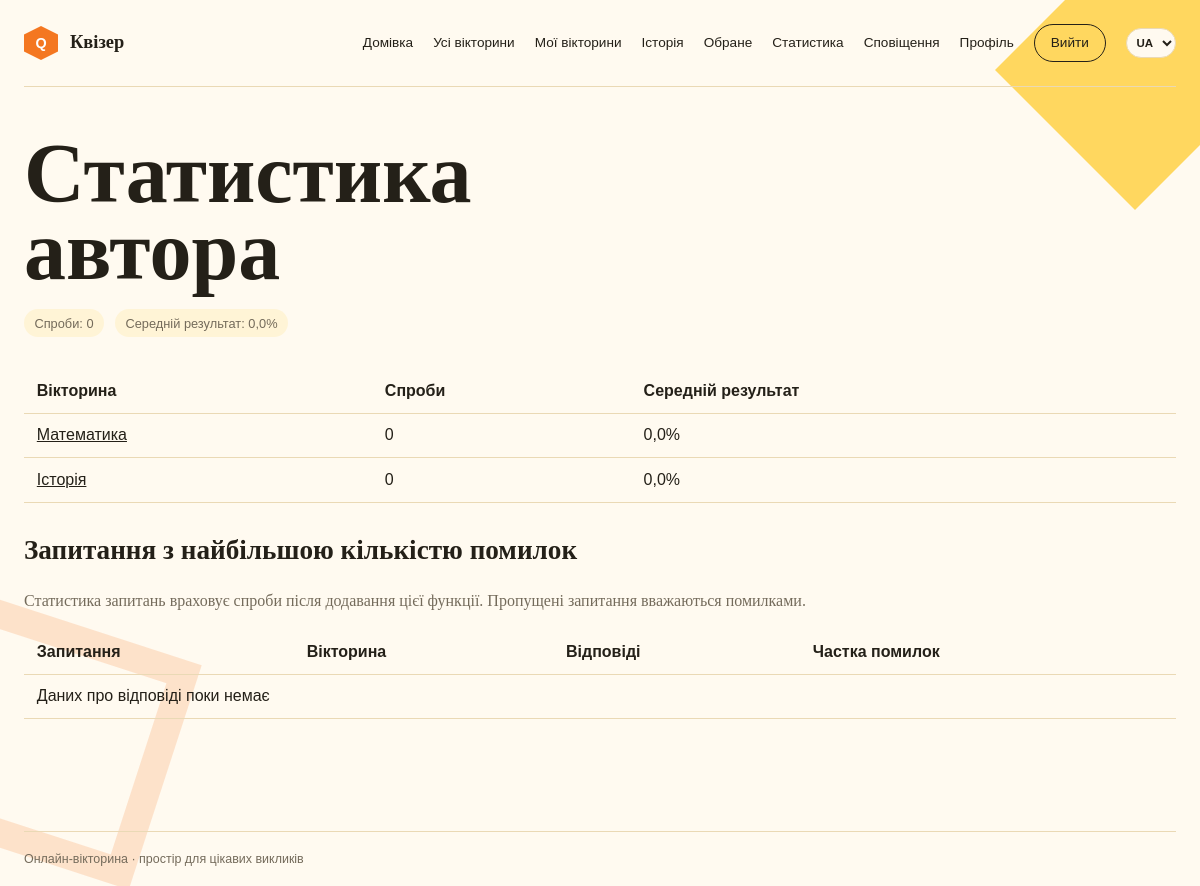
Page /quizzes/statistics/ (signed in) on the committed database.
### quizzes/models.py (models this page shows, shortened)
class Quiz(models.Model):
    title = models.CharField(max_length=200)
    description = models.TextField(blank=True)
    category = models.ForeignKey(Category, null=True, blank=True, on_delete=models.SET_NULL, related_name='quizzes', verbose_name=_('Category'))
    shuffle_answers = models.BooleanField(_('Shuffle answers'), default=True)
    shuffle_questions = models.BooleanField(_('Shuffle questions'), default=False)
    announced = models.BooleanField(default=False, editable=False)
    owner = models.ForeignKey(
        settings.AUTH_USER_MODEL,
        on_delete=models.CASCADE,
        related_name='owned_quizzes',
    )
    invite_code = models.CharField(max_length=8, unique=True, editable=False)
    is_published = models.BooleanField(default=False)
    is_private = models.BooleanField(default=False)
    created_at = models.DateTimeField(auto_now_add=True)
    updated_at = models.DateTimeField(auto_now=True)
    class Meta:
        ordering = ('-created_at',)
        verbose_name = _('Quiz')
        verbose_name_plural = _('Quizzes')
    def get_absolute_url(self):
        return reverse('quiz_detail', kwargs={'pk': self.pk})

### quizzes/views.py (the view)
# urls.py: path('statistics/', statistics_view, name='statistics'),
@login_required
def statistics_view(request):
    quizzes = Quiz.objects.filter(owner=request.user).annotate(
        attempt_count=Count('attempts'), average=Avg('attempts__percentage'))
    summary = QuizAttempt.objects.filter(quiz__owner=request.user).aggregate(
        attempt_count=Count('pk'), average=Avg('percentage'))
    questions = Question.objects.filter(quiz__owner=request.user).select_related('quiz').annotate(
        response_count=Count('responses'), errors=Count('responses', filter=Q(responses__is_correct=False)))
    questions = list(questions.filter(response_count__gt=0))
    for question in questions:
        question.error_rate = round(question.errors * 100 / question.response_count)
    questions.sort(key=lambda question: (-question.error_rate, -question.response_count))
    return render(request, 'quizzes/statistics.html', {'quizzes': quizzes, 'summary': summary, 'questions': questions})

### quizzes/context_processors.py (called while the page is built)
def notification_count(request):
    if not request.user.is_authenticated:
        return {}
    return {'unread_notifications': request.user.notifications.filter(
        is_read=False, quiz__is_published=True, quiz__is_private=False).count()}

### quizzes/templates/quizzes/statistics.html (shortened to what this page needs)
{% extends 'login/base.html' %}
{% load i18n %}
{% block content %}
<h1>{% trans 'Author statistics' %}</h1>
<div class="quiz-meta">
    <span class="meta-pill">{% trans 'Attempts' %}: {{ summary.attempt_count }}</span>
    <span class="meta-pill">{% trans 'Average result' %}: {{ summary.average|default_if_none:0|floatformat:1 }}%</span>
</div>
<div class="table-scroll"><table class="data-table">
    <thead><tr><th>{% trans 'Quiz' %}</th><th>{% trans 'Attempts' %}</th><th>{% trans 'Average result' %}</th></tr></thead>
    <tbody>{% for quiz in quizzes %}<tr><td><a href="{{ quiz.get_absolute_url }}">{{ quiz.title }}</a></td><td>{{ quiz.attempt_count }}</td><td>{{ quiz.average|default_if_none:0|floatformat:1 }}%</td></tr>
    {% empty %}<tr><td colspan="3">{% trans 'No quizzes found' %}</td></tr>{% endfor %}</tbody>
</table></div>
<h2>{% trans 'Questions with the most errors' %}</h2>
<p>{% trans 'Question statistics include attempts recorded after this feature was added. Skipped questions count as errors.' %}</p>
<div class="table-scroll"><table class="data-table">
    <thead><tr><th>{% trans 'Question' %}</th><th>{% trans 'Quiz' %}</th><th>{% trans 'Responses' %}</th><th>{% trans 'Error rate' %}</th></tr></thead>
    <tbody>{% for question in questions %}<tr><td>{{ question.text }}</td><td>{{ question.quiz.title }}</td><td>{{ question.response_count }}</td><td>{{ question.error_rate }}%</td></tr>
    {% empty %}<tr><td colspan="4">{% trans 'No response data yet' %}</td></tr>{% endfor %}</tbody>
</table></div>
{% endblock %}

### login/templates/login/base.html (style rules this page uses)
:root { --ink: #242018; --muted: #746b5b; --paper: #fffaf0; --cream: #fff4d6; --yellow: #ffc928; --orange: #f47721; --line: #ead9b5; font-family: Georgia, 'Times New Roman', serif; color: var(--ink); background: var(--paper); }
* { box-sizing: border-box; }
body { margin: 0; min-width: 320px; min-height: 100vh; overflow-x: hidden; }
body::before, body::after { content: ''; position: fixed; z-index: -1; pointer-events: none; }
body::before { width: 280px; height: 280px; top: -70px; right: -75px; background: var(--yellow); clip-path: polygon(50% 0, 100% 50%, 50% 100%, 0 50%); opacity: .72; }
body::after { width: 180px; height: 180px; bottom: 3%; left: -65px; border: 28px solid var(--orange); transform: rotate(18deg); opacity: .18; }
a { color: inherit; }
.quiz-meta { display: flex; gap: .7rem; flex-wrap: wrap; margin: 1rem 0 2rem; color: var(--muted); font-family: Arial, sans-serif; font-size: .8rem; }
.meta-pill { padding: .4rem .65rem; border-radius: 999px; background: var(--cream); }
h1, h2, p { margin-top: 0; }
h1 { max-width: 680px; margin-bottom: 1.25rem; font-size: clamp(3rem, 7vw, 6.5rem); line-height: .92; letter-spacing: 0; }
h2 { font-size: 1.7rem; }
p { color: var(--muted); line-height: 1.6; }
.data-table { width: 100%; border-collapse: collapse; font-family: Arial, sans-serif; }
.data-table th, .data-table td { padding: .8rem; text-align: left; border-bottom: 1px solid var(--line); }
.table-scroll { overflow-x: auto; margin-bottom: 2rem; }

### rows in the picture
Quiz: title "Математика", attempt_count "0", average "0,0"
Quiz: title "Історія", attempt_count "0", average "0,0"

### other values in the picture
{{ summary.attempt_count }} "0"
{{ summary.average|default_if_none:0|floatformat:1 }} "0,0"
